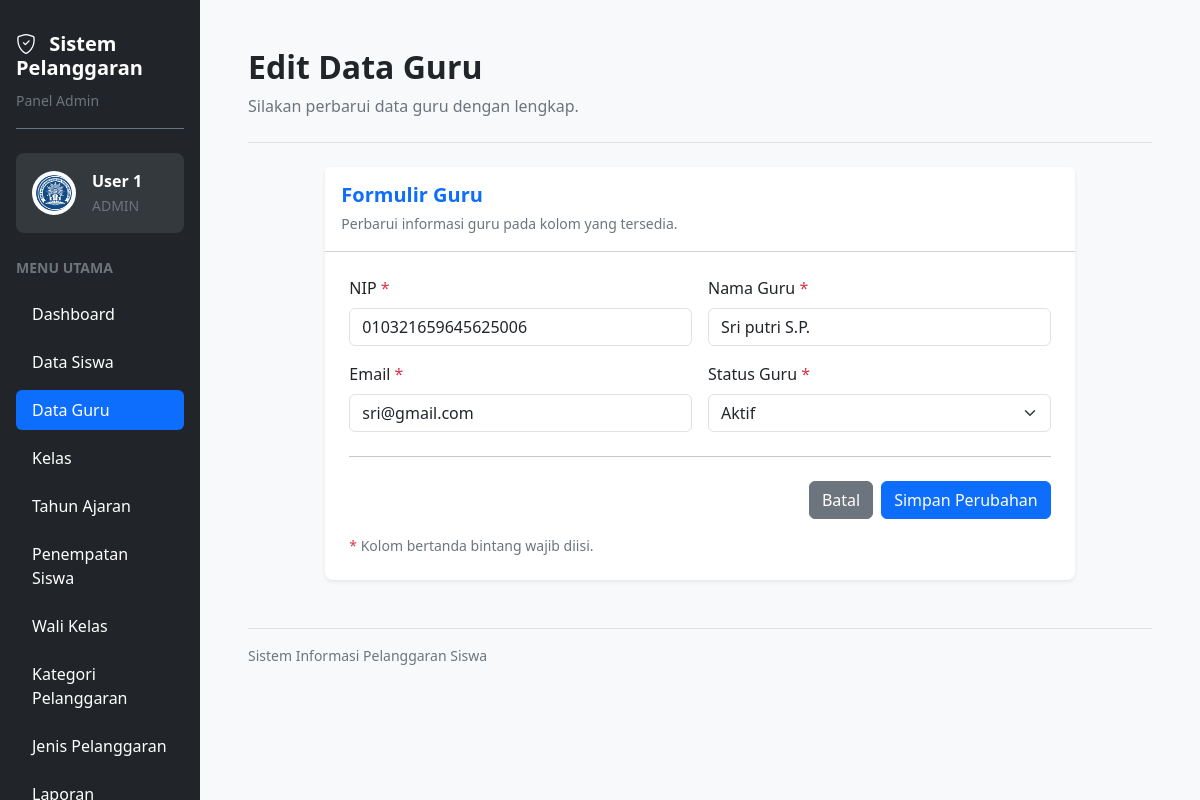
Page /edit_guru.php?id=64 (signed in) on the committed database.
### tables this page shows
CREATE TABLE `t_guru` (
  `id` int(11) NOT NULL,
  `nip` varchar(30) NOT NULL,
  `nama` varchar(150) NOT NULL,
  `email` varchar(150) NOT NULL,
  `status_aktif` tinyint(1) NOT NULL,
  `user_id` int(11) NOT NULL,
  `created_at` timestamp NULL DEFAULT current_timestamp(),
  `updated_at` timestamp NULL DEFAULT current_timestamp()
);

### edit_guru.php (the view, shortened to what this page needs)
<?php
require_once __DIR__ . "/config/koneksi.php";
$id = (int) ($_GET['id'] ?? $_POST['id'] ?? 0);
$query = mysqli_query(
    $koneksi,
    "SELECT * FROM t_guru WHERE id = $id"
);
$guru = mysqli_fetch_assoc($query);
$namaAdmin = htmlspecialchars($_SESSION['name'] ?? 'Admin');
$menuAdmin = [
    ['Dashboard', 'dashboard.php'],
    ['Data Siswa', 'siswa.php'],
    ['Data Guru', 'guru.php'],
    ['Kelas', 'kelas.php'],
    ['Tahun Ajaran', 'tahun_ajaran.php'],
    ['Penempatan Siswa', 'penempatan_siswa.php'],
    ['Wali Kelas', 'wali_kelas.php'],
    ['Kategori Pelanggaran', 'kategori_pelanggaran.php'],
    ['Jenis Pelanggaran', 'jenis_pelanggaran.php'],
    ['Laporan', 'laporan.php'],
    ['About Me', 'abautme.php']
];
?>
<!DOCTYPE html>
<html lang="id">
<head>
    <link href="https://cdn.jsdelivr.net/npm/bootstrap@5.3.3/dist/css/bootstrap.min.css" rel="stylesheet">
    <link href="https://cdn.jsdelivr.net/npm/bootstrap-icons@1.11.3/font/bootstrap-icons.min.css" rel="stylesheet">
</head>
<body class="bg-light overflow-hidden">
<div class="container-fluid vh-100 overflow-hidden">
    <div class="row h-100 flex-nowrap">
        <aside class="col-3 col-md-3 col-lg-2 bg-dark vh-100 overflow-y-auto p-3 flex-shrink-0">
            <div class="text-white mb-4 pt-3 pb-3 border-bottom border-secondary">
                <h5 class="fw-bold mb-2">
                    <i class="bi bi-shield-check me-2"></i>
                    Sistem Pelanggaran
                </h5>
                <small class="text-secondary">
                    Panel Admin
                </small>
            </div>
            <div class="bg-secondary bg-opacity-25 rounded-3 p-3 mb-4">
                <div class="d-flex align-items-center gap-3">
                    <img
                        src="logo.png"
                        alt="Logo Aplikasi"
                        width="44"
                        height="44"
                        class="rounded-circle bg-white p-1"
                    >
                    <div class="text-white text-break">
                        <div class="fw-semibold">
                            <?= $namaAdmin; ?>
                        </div>
                        <small class="text-secondary">
                            ADMIN
                        </small>
                    </div>
                </div>
            </div>
            <div class="text-secondary small fw-semibold mb-3">
                MENU UTAMA
            </div>
            <ul class="nav nav-pills flex-column gap-2">
                <?php foreach ($menuAdmin as $item): ?>
                    <li class="nav-item">
                        <a
                            href="<?= htmlspecialchars($item[1], ENT_QUOTES, 'UTF-8'); ?>"
                            class="nav-link <?= $item[0] === 'Data Guru' ? 'active' : 'text-white'; ?> rounded-2 py-2 px-3"
                        >
                            <?= htmlspecialchars($item[0], ENT_QUOTES, 'UTF-8'); ?>
                        </a>
                    </li>
                <?php endforeach; ?>
            </ul>
        </aside>
        <main class="col-9 col-md-9 col-lg-10 vh-100 overflow-y-auto p-3 p-lg-5">
            <div class="d-flex flex-wrap justify-content-between align-items-center gap-3 mb-4 pb-4 border-bottom">
                <div>
                    <h2 class="fw-bold mb-2">
                        Edit Data Guru
                    </h2>
                    <p class="text-secondary mb-0">
                        Silakan perbarui data guru dengan lengkap.
                    </p>
                </div>
            </div>
            <div class="row justify-content-center">
                <div class="col-12 col-xl-10">
                    <div class="card border-0 shadow-sm rounded-3">
                        <div class="card-header bg-white p-3">
                            <h5 class="text-primary fw-bold mb-1">
                                Formulir Guru
                            </h5>
                            <small class="text-secondary">
                                Perbarui informasi guru pada kolom yang tersedia.
                            </small>
                        </div>
                        <div class="card-body p-4">
                            <form method="POST" action="edit_guru.php?id=<?= $id ?>">
                                <div class="row g-3">
                                    <div class="col-md-6">
                                        <label for="nip" class="form-label">
                                            NIP <span class="text-danger">*</span>
                                        </label>
                                        <input
                                            type="text"
                                            name="nip"
                                            id="nip"
                                            class="form-control"
                                            placeholder="Masukkan 18 digit NIP"
                                            inputmode="numeric"
                                            maxlength="18"
                                            minlength="18"
                                            pattern="[0-9]{18}"
                                            title="NIP harus tepat 18 digit angka"
                                            oninput="this.value = this.value.replace(/[^0-9]/g, '').slice(0, 18)"
                                            value="<?= htmlspecialchars($guru['nip'] ?? '', ENT_QUOTES, 'UTF-8'); ?>"
                                            required
                                        >
                                    </div>
                                    <div class="col-md-6">
                                        <label for="nama" class="form-label">
                                            Nama Guru <span class="text-danger">*</span>
                                        </label>
                                        <input
                                            type="text"
                                            name="nama"
                                            id="nama"
                                            class="form-control"
                                            placeholder="Masukkan nama lengkap guru"
                                            value="<?= htmlspecialchars($guru['nama'] ?? '', ENT_QUOTES, 'UTF-8'); ?>"
                                            required
                                        >
                                    </div>
                                    <div class="col-md-6">
                                        <label for="email" class="form-label">
                                            Email <span class="text-danger">*</span>
                                        </label>
                                        <input
                                            type="email"
                                            name="email"
                                            id="email"
                                            class="form-control"
                                            placeholder="Masukkan email guru"
                                            value="<?= htmlspecialchars($guru['email'] ?? '', ENT_QUOTES, 'UTF-8'); ?>"
                                            required
                                        >
                                    </div>
                                    <div class="col-md-6">
                                        <label for="status_aktif" class="form-label">
                                            Status Guru <span class="text-danger">*</span>
                                        </label>
                                        <select
                                            name="status_aktif"
                                            id="status_aktif"
                                            class="form-select"
                                            required
                                        >
                                            <option
                                                value="1"
                                                <?= (int)($guru['status_aktif'] ?? 0) === 1 ? 'selected' : ''; ?>
                                            >
                                                Aktif
                                            </option>
                                        </select>
                                    </div>
                                </div>
                                <hr class="my-4">
                                <div class="d-flex justify-content-end gap-2">
                                    <a href="guru.php" class="btn btn-secondary">
                                        Batal
                                    </a>
                                    <button
                                        type="submit"
                                        name="update"
                                        class="btn btn-primary"
                                    >
                                        Simpan Perubahan
                                    </button>
                                </div>
                                <p class="text-secondary small mt-3 mb-0">
                                    <span class="text-danger">*</span>
                                    Kolom bertanda bintang wajib diisi.
                                </p>
                            </form>
                        </div>
                    </div>
                </div>
            </div>
            <div class="text-secondary small mt-5 pt-3 border-top">
                Sistem Informasi Pelanggaran Siswa
            </div>
        </main>
    </div>
</div>
</body>
</html>

### rows in the picture
t_guru: nip "010321659645625006", nama "Sri putri S.P.", email "sri@gmail.com", status_aktif "Aktif"

### other values in the picture
$namaAdmin "User 1"
$item[0] "Dashboard"
$item[0] "Data Siswa"
$item[0] "Data Guru"
$item[0] "Kelas"
$item[0] "Tahun Ajaran"
$item[0] "Penempatan Siswa"
$item[0] "Wali Kelas"
$item[0] "Kategori Pelanggaran"
$item[0] "Jenis Pelanggaran"
